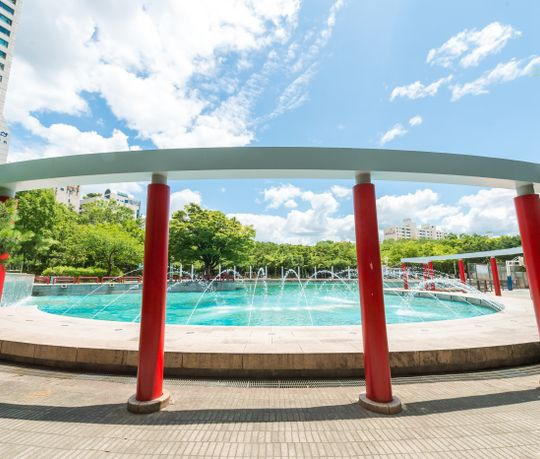
#> input picture inputs/sample.jpg, 540 x 459 px
$ python processing_3d_hard.py
#> lines starting #> are read from the running program, lines starting #| are printed output that depends on the picture
#> in process_3d_point_cloud, img is the input picture: shape (459, 540, 3); mean B, G, R 174.9, 179.3, 170.9
"""
심화 코드: Depth Map을 기반으로 3D 포인트 클라우드 생성
"""

import cv2
import numpy as np
from pathlib import Path
from typing import Tuple, Optional
import logging

# 로깅 설정
logging.basicConfig(level=logging.INFO)
logger = logging.getLogger(__name__)


def generate_depth_map(image: np.ndarray,
                      colormap: int = cv2.COLORMAP_JET) -> Tuple[np.ndarray, np.ndarray]:
    """
    그레이스케일 이미지를 컬러맵으로 변환하여 깊이 맵 생성

    Args:
        image: 입력 BGR 이미지
        colormap: OpenCV 컬러맵 타입

    Returns:
        (그레이스케일 이미지, 컬러맵 깊이 이미지) 튜플

    Raises:
        ValueError: 이미지가 None이거나 유효하지 않은 경우
    """
#> called with colormap = 2
    if image is None:
        raise ValueError("입력된 이미지가 없습니다.")

    if not isinstance(image, np.ndarray) or len(image.shape) < 2:
        raise ValueError("유효하지 않은 이미지 형식입니다.")

    # 그레이스케일 변환
    if len(image.shape) == 3:
        gray = cv2.cvtColor(image, cv2.COLOR_BGR2GRAY)
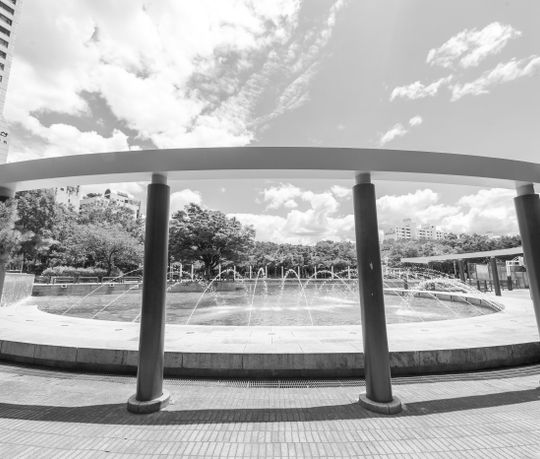
#> gray: shape (459, 540); min 5, max 255, mean 176.3
    else:
        gray = image

    # 컬러맵 적용
    depth_map = cv2.applyColorMap(gray, colormap)
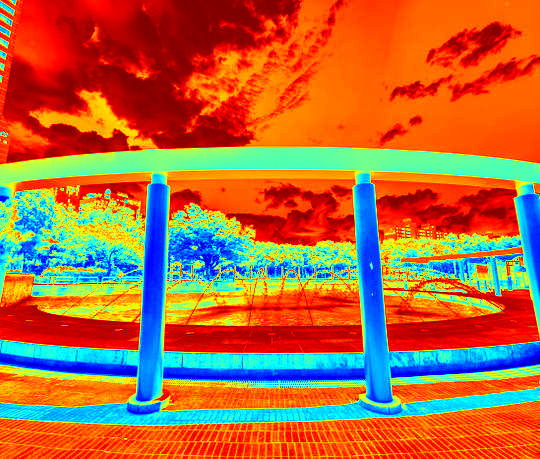
#> depth_map: shape (459, 540, 3); mean B, G, R 59.9, 105.5, 179.9

    return gray, depth_map


def generate_point_cloud(gray: np.ndarray,
                        normalize_z: bool = True) -> np.ndarray:
    """
    2D 그레이스케일 이미지를 3D 포인트 클라우드로 변환

    Args:
        gray: 그레이스케일 이미지 (H x W)
        normalize_z: Z 값을 0~1 범위로 정규화할지 여부

    Returns:
        3D 포인트 클라우드 배열 (H x W x 3), 각 포인트는 (X, Y, Z) 좌표

    Raises:
        ValueError: 입력 이미지가 None이거나 그레이스케일이 아닌 경우
    """
#> called with normalize_z = True
    if gray is None:
        raise ValueError("입력된 GrayScale 이미지가 없습니다.")

    if len(gray.shape) != 2:
        raise ValueError("Grayscale 이미지가 아닙니다. 2차원 배열이어야 합니다.")

    # 이미지 크기
    h, w = gray.shape[:2]
#> h = 459; w = 540

    # X, Y 좌표 그리드 생성
    X, Y = np.meshgrid(np.arange(w), np.arange(h))

    # Z 값을 깊이로 사용 (정규화 옵션)
    Z = gray.astype(np.float32)
    if normalize_z:
        Z = Z / 255.0  # 0~1 범위로 정규화

    # 3D 좌표 스택 (H x W x 3)
    points_3d = np.dstack((X, Y, Z))
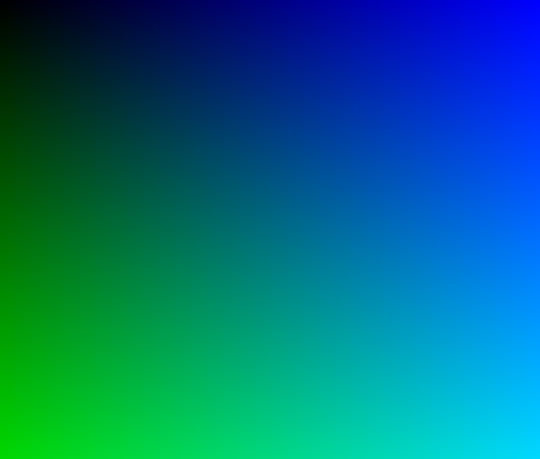
#> points_3d: shape (459, 540, 3) float64; mean of channels 0, 1, 2 269.5, 229, 0.7; drawn with min black and max white

    return points_3d


def process_3d_point_cloud(input_path: str,
                          depth_output_path: Optional[str] = None,
                          show_preview: bool = False) -> Optional[np.ndarray]:
    """
    이미지 파일에서 3D 포인트 클라우드 생성

    Args:
        input_path: 입력 이미지 경로
        depth_output_path: 깊이 맵 저장 경로 (None이면 저장하지 않음)
        show_preview: 미리보기 창 표시 여부

    Returns:
        3D 포인트 클라우드 배열 또는 None (실패 시)
    """
    try:
        # 입력 파일 검증
        input_file = Path(input_path)
        if not input_file.exists():
            logger.error(f"입력 파일을 찾을 수 없습니다: {input_path}")
            return None

        # 이미지 로드
        img = cv2.imread(str(input_file))
        if img is None:
            logger.error(f"이미지를 로드할 수 없습니다: {input_path}")
            return None

        # 깊이 맵 생성
        gray, depth_map = generate_depth_map(img)

        # 3D 포인트 클라우드 생성
        points_3d = generate_point_cloud(gray)

        logger.info(f"3D 포인트 클라우드 생성 완료: {points_3d.shape}")

        # 깊이 맵 저장
        if depth_output_path:
            output_file = Path(depth_output_path)
            output_file.parent.mkdir(parents=True, exist_ok=True)
            if cv2.imwrite(str(output_file), depth_map):
                logger.info(f"깊이 맵 저장 완료: {depth_output_path}")
            else:
                logger.warning(f"깊이 맵 저장 실패: {depth_output_path}")

        # 미리보기 표시
        if show_preview:
            cv2.imshow('Depth Map', depth_map)
            cv2.waitKey(0)
            cv2.destroyAllWindows()

        return points_3d

    except Exception as e:
        logger.error(f"처리 중 오류 발생: {e}")
        return None


if __name__ == "__main__":
    # 프로젝트 루트 기준 경로 설정
    project_root = Path(__file__).parent.parent.parent
    input_path = project_root / "inputs" / "sample.jpg"
    depth_output_path = project_root / "outputs" / "depth_map2.jpg"

    # 처리 실행
    points_3d = process_3d_point_cloud(
        str(input_path),
        depth_output_path=str(depth_output_path),
        show_preview=True
    )

    if points_3d is not None:
        logger.info(f"포인트 클라우드 통계: shape={points_3d.shape}, "
                   f"Z 범위=[{points_3d[:, :, 2].min():.3f}, {points_3d[:, :, 2].max():.3f}]")
    else:
        print("처리 실패")
